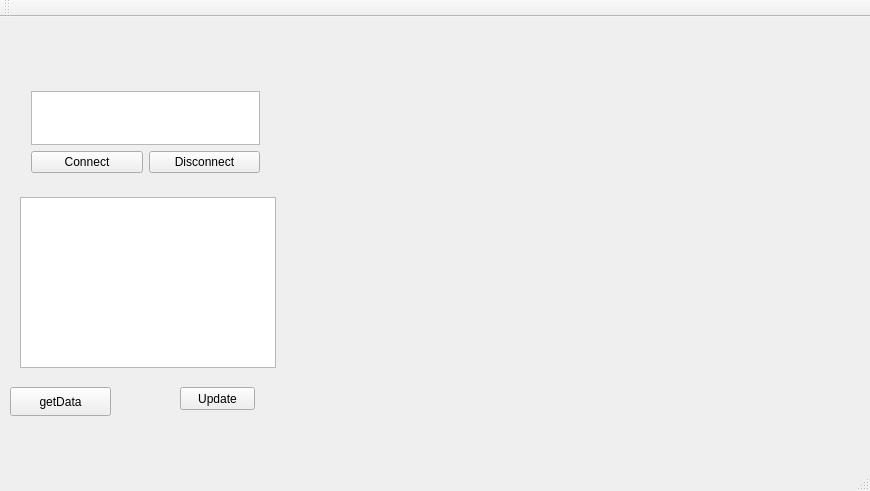
<?xml version="1.0" encoding="UTF-8"?>
<ui version="4.0">
 <class>MainWindow</class>
 <widget class="QMainWindow" name="MainWindow">
  <property name="geometry">
   <rect>
    <x>0</x>
    <y>0</y>
    <width>870</width>
    <height>491</height>
   </rect>
  </property>
  <property name="windowTitle">
   <string>MainWindow</string>
  </property>
  <widget class="QWidget" name="centralWidget">
   <widget class="QPushButton" name="pushButtonGet">
    <property name="geometry">
     <rect>
      <x>10</x>
      <y>370</y>
      <width>101</width>
      <height>29</height>
     </rect>
    </property>
    <property name="text">
     <string>getData</string>
    </property>
   </widget>
   <widget class="QWidget" name="layoutWidget">
    <property name="geometry">
     <rect>
      <x>20</x>
      <y>63</y>
      <width>251</width>
      <height>104</height>
     </rect>
    </property>
    <layout class="QVBoxLayout" name="verticalLayout">
     <item>
      <widget class="QTextEdit" name="textEdit">
       <property name="html">
        <string>&lt;!DOCTYPE HTML PUBLIC &quot;-//W3C//DTD HTML 4.0//EN&quot; &quot;http://www.w3.org/TR/REC-html40/strict.dtd&quot;&gt;
&lt;html&gt;&lt;head&gt;&lt;meta name=&quot;qrichtext&quot; content=&quot;1&quot; /&gt;&lt;style type=&quot;text/css&quot;&gt;
p, li { white-space: pre-wrap; }
&lt;/style&gt;&lt;/head&gt;&lt;body style=&quot; font-family:'MS Shell Dlg 2'; font-size:8.25pt; font-weight:400; font-style:normal;&quot;&gt;
&lt;p style=&quot;-qt-paragraph-type:empty; margin-top:0px; margin-bottom:0px; margin-left:0px; margin-right:0px; -qt-block-indent:0; text-indent:0px;&quot;&gt;&lt;br /&gt;&lt;/p&gt;&lt;/body&gt;&lt;/html&gt;</string>
       </property>
      </widget>
     </item>
     <item>
      <layout class="QHBoxLayout" name="horizontalLayout">
       <item>
        <widget class="QPushButton" name="pushButton">
         <property name="text">
          <string>Connect</string>
         </property>
        </widget>
       </item>
       <item>
        <widget class="QPushButton" name="pushButton_2">
         <property name="text">
          <string>Disconnect</string>
         </property>
        </widget>
       </item>
      </layout>
     </item>
    </layout>
   </widget>
   <widget class="QWidget" name="widgetPlotter" native="true">
    <property name="geometry">
     <rect>
      <x>379</x>
      <y>130</y>
      <width>411</width>
      <height>291</height>
     </rect>
    </property>
   </widget>
   <widget class="QListWidget" name="listWidget">
    <property name="geometry">
     <rect>
      <x>20</x>
      <y>180</y>
      <width>256</width>
      <height>171</height>
     </rect>
    </property>
   </widget>
   <widget class="QPushButton" name="pushButton_3">
    <property name="geometry">
     <rect>
      <x>180</x>
      <y>370</y>
      <width>75</width>
      <height>23</height>
     </rect>
    </property>
    <property name="text">
     <string>Update</string>
    </property>
   </widget>
   <zorder>layoutWidget</zorder>
   <zorder>pushButtonGet</zorder>
   <zorder>widgetPlotter</zorder>
   <zorder>listWidget</zorder>
   <zorder>pushButton_3</zorder>
  </widget>
  <widget class="QMenuBar" name="menuBar">
   <property name="geometry">
    <rect>
     <x>0</x>
     <y>0</y>
     <width>870</width>
     <height>21</height>
    </rect>
   </property>
  </widget>
  <widget class="QToolBar" name="mainToolBar">
   <attribute name="toolBarArea">
    <enum>TopToolBarArea</enum>
   </attribute>
   <attribute name="toolBarBreak">
    <bool>false</bool>
   </attribute>
  </widget>
  <widget class="QStatusBar" name="statusBar"/>
 </widget>
 <layoutdefault spacing="6" margin="11"/>
 <resources/>
 <connections>
  <connection>
   <sender>pushButton</sender>
   <signal>clicked()</signal>
   <receiver>MainWindow</receiver>
   <slot>con()</slot>
   <hints>
    <hint type="sourcelabel">
     <x>113</x>
     <y>197</y>
    </hint>
    <hint type="destinationlabel">
     <x>412</x>
     <y>134</y>
    </hint>
   </hints>
  </connection>
  <connection>
   <sender>pushButton_2</sender>
   <signal>clicked()</signal>
   <receiver>MainWindow</receiver>
   <slot>discon()</slot>
   <hints>
    <hint type="sourcelabel">
     <x>268</x>
     <y>197</y>
    </hint>
    <hint type="destinationlabel">
     <x>362</x>
     <y>218</y>
    </hint>
   </hints>
  </connection>
  <connection>
   <sender>pushButton_3</sender>
   <signal>clicked()</signal>
   <receiver>MainWindow</receiver>
   <slot>up()</slot>
   <hints>
    <hint type="sourcelabel">
     <x>247</x>
     <y>409</y>
    </hint>
    <hint type="destinationlabel">
     <x>354</x>
     <y>410</y>
    </hint>
   </hints>
  </connection>
 </connections>
 <slots>
  <slot>con()</slot>
  <slot>discon()</slot>
  <slot>up()</slot>
 </slots>
</ui>
